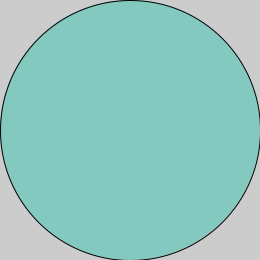
Frame 1 (no input)
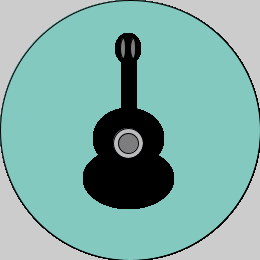
Frame 60 (the mouse pressed at the canvas centre just before this capture)
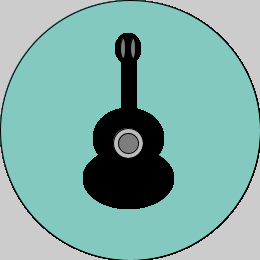
Frame 120 (the mouse held since frame 60 and released just before this capture)

The Processing sketch that drew these frames (run headless with seeded random() and noise(); from frame 60 on, the mouse is pressed at the canvas centre):

// Processing sketch: icon_guitarra
// ── icon_guitarra.pde
PGraphics g1;

PFont font;
void setup(){
  size(260,260);
   g1= createGraphics(500,500);
  
   
}

void draw(){
  fill(#84C9C0);
ellipse(130,130,260,260);

 translate(40,20);
scale(1);
   image(g1,-2,8);

guitarra();



  }
  void guitarra(){
   g1.beginDraw();
   g1.fill(0);
   g1.ellipse(90,150,90,60);//parte de baixo
    g1.ellipse(90,110,70,60);
    
    g1.rect(83,30,15,100);//parte de cima
    g1.ellipse(90,20,25,30);
    
     g1.fill(#7D7D7E);
     g1.ellipse(85,20,5,20);
    g1.ellipse(95,20,5,20);
     
     g1.fill(#BBBABC);
  g1.ellipse(90,115,30,30);
   
     g1.fill(#7D7D7E);
  g1.ellipse(90,115,20,20);
   
   
   
   g1.endDraw();
}
